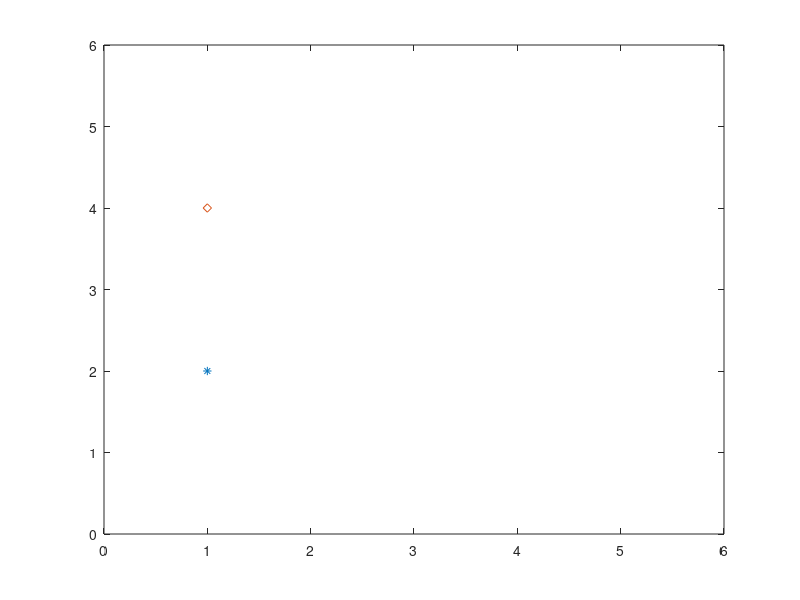

MATLAB code for this plot: (Note: this script raises an error after producing the figure.)

plot(1)
clf

xi1 = [1 2 deg2rad(180)]';
xj1 = [1 4 0]';


l = norm(xi1(1:2)' - xj1(1:2)');

disp(l);

plot(xi1(1), xi1(2), '*'); hold on;
plot(xj1(1), xj1(2), 'd');
% TEST CODE, TEMP CODE

%% atan2 test
x1 = [1 1];
x2 = [2 2];
r = atan2(x2(2)-x1(2), x2(1)-x1(1))

x1 = [1 1];
x2 = [0 0];
r = atan2(x2(2)-x1(2), x2(1)-x1(1))

x1 = [1 1];
x2 = [0 2];
r = atan2(x2(2)-x1(2), x2(1)-x1(1))

x1 = [1 1];
x2 = [2 0];
r = atan2(x2(2)-x1(2), x2(1)-x1(1))

%% 
xlim([0 6]);
ylim([0 6]);


diff = xj1(1:2) - xi1(1:2);

eta = deg2rad(270);
theta = deg2rad(180);

x = l*cos(eta - theta);
y = l*sin(eta - theta);

fprintf("state substraction \n");
fprintf("diff x : %f    diff y: %f \r\n", x, y);
fprintf("with lidar information \n");
fprintf("diff x : %f    diff y: %f \r\n", x, y);


%%
    for i = 1:app.agent_num
        if(app.digraph.Nodes.Type{i} == "known")
            
        else
            % make measurment
            find_neighbors = find(app.adj_full(:,i)==1);
            j = size(find_neighbors,1);
            fprintf("%d th robot's neighbors : %d \r\n", i, j);
            find_neighbors = find(app.adj_full(:,i)==1);
            for j = 1:size(find_neighbors,1)
%                fprintf("%d,", find_neighbors(j)); 
            end
%             fprintf("\n\n\n");
            
        end
        
    end


%% ALL ROBOT STOP
global ROBOTS
for i = 1:6
            %publish
            ROBOTS{i}.pub_control_msg.Linear.X = 0;
            ROBOTS{i}.pub_control_msg.Angular.Z = 0.000;
            ROBOTS{i}.pub_control.send(ROBOTS{i}.pub_control_msg);
end


%% test measurement data
figure(100);
addpath('./experiment_data/');
load('ex3_exp_data.mat');
clf;
interval = 1:100;
for i = 1:4
    subplot(1,2,1);
    plot(interval, experiment_data(1).measurement(i,interval), 'DisplayName', num2str(i)); hold on;
    subplot(1,2,2);
    plot(interval, experiment_data(2).measurement(i,interval), 'DisplayName', num2str(i)); hold on;
end
legend();
